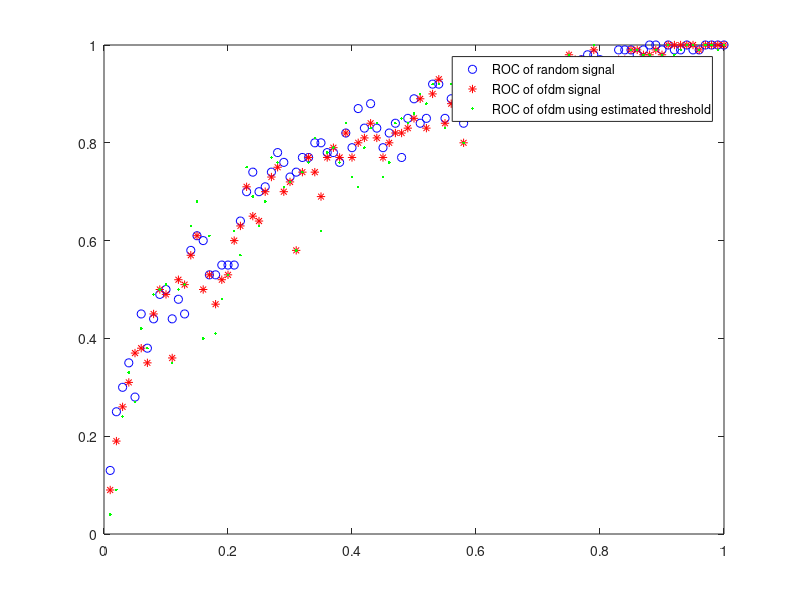

Source code (MATLAB):
% This code is to plot receiver operating characteristic curve for simple energy
% detection, when the primary signal is real Gaussian signal and noise is
% addive white real Gaussian. Here, the threshold is available
% analytically.
% Code written by: Sanket Kalamkar, Indian Institute of Technology Kanpur,
% India.


clc
close all
clear all
snr_dB = -10; % SNR in decibels
snr = 10.^(snr_dB./10); % Linear Value of SNR
Pf = 0.01:0.01:1; % Pf = Probability of False Alarm
load ./Data/sig_ofdm/signal_ofdm.mat
L = size(signal_ofdm,1);
load ./Data/thres/threshold.mat 

%% Simulation to plot Probability of Detection (Pd) vs. Probability of False Alarm (Pf) 
for m = 1:length(Pf)
    m
    i = 0;
	ii = 0;
    iii = 0;
	for kk=1:100 % Number of Monte Carlo Simulations
		% signal generation
        %mask  = randi([0 1],1,ofdm.B);
		%if mask == 0
		%	dataIFFTGI = zeros(length(dataIFFTGI),1);
		%end
		n=(randn(1,L)+sqrt(-1)*randn(1,L))./(sqrt(2)); % complex, real + image
        s = sqrt(snr).*(randn(1,L)+sqrt(-1)*randn(1,L))./(sqrt(2));
		%n = randn(1,L);
		%s = sqrt(snr).*randn(1,L); % pu signal
		y = s + n; 
		% energy collection
		energy = abs(y).^2; 
		energy_fin =(1/L).*sum(energy); % test statistic (normlized)
		% Theoretical value of Threshold, refer, Sensing Throughput Tradeoff in Cognitive Radio, Y. C. Liang
		thresh(m) = (qfuncinv(Pf(m))./sqrt(L))+ 1; % threshold. It's determined by Pf, however, is not practical sometimes
		if(energy_fin >= thresh(m))  
			i = i+1;
		end
		% ofdm signal energy detection
		s = sqrt(snr)./sqrt(2).*signal_ofdm(:,1,kk)'; % pu signal
		y = s + n; 
		% energy collection
		energy = abs(y).^2; 
		energy_fin =(1/L).*sum(energy); % test statistic (normlized)
		% Theoretical value of Threshold, refer, Sensing Throughput Tradeoff in Cognitive Radio, Y. C. Liang
		thresh(m) = (qfuncinv(Pf(m))./sqrt(L))+ 1; % threshold. It's determined by Pf, however, is not practical sometimes
		if(energy_fin >= thresh(m))  
			ii = ii+1;
		end
		thresh(m) = thresh_est(m); %use estimated threshold to detect ofdm
		if(energy_fin >= thresh(m))  
			iii = iii+1;
		end
	end
Pd_rnd(m) = i/kk; 
Pd_ofdm(m) = ii/kk; 
Pd_ofdm_th_est(m) = iii/kk; 
end
plot(Pf, Pd_rnd, 'ob');
hold on
plot(Pf, Pd_ofdm, '*r');
hold on
plot(Pf, Pd_ofdm_th_est, '.g');
legend('ROC of random signal', 'ROC of ofdm signal', 'ROC of ofdm using estimated threshold');
save ed_ofdm_sys.mat Pd_rnd Pd_ofdm Pd_ofdm_th_est